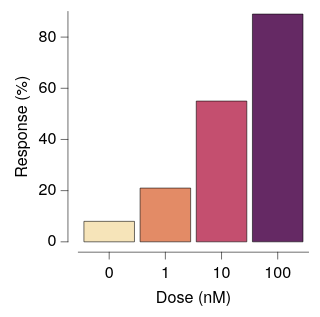

The specification (Vega-Lite) saved for this image:
### Vega-Lite specification from a JSON file in a GitHub repository (floating-point values rounded to 4 significant figures)
{"background": null, "config": {"arc": {"fill": "#DBDBDB", "fillOpacity": 1.0, "innerRadius": 25.0, "padAngle": 0.03, "stroke": "black", "strokeOpacity": 1, "strokeWidth": 0.25}, "area": {"fill": "#DBDBDB", "fillOpacity": 1.0, "stroke": "black", "strokeOpacity": 1, "strokeWidth": 0.25}, "axis": {"domain": true, "domainCap": "round", "domainColor": "black", "domainWidth": 0.25, "grid": false, "gridCap": "round", "gridColor": "#F1F1F1", "gridDash": [0, 0], "gridOpacity": 1.0, "gridWidth": 0.25, "labelColor": "black", "labelFont": "Helvetica Neue", "labelFontSize": 7, "labelFontStyle": "normal", "labelFontWeight": 400, "offset": 4.5, "ticks": true, "tickCap": "round", "tickColor": "black", "tickRound": false, "tickSize": 3, "tickWidth": 0.25, "titleColor": "black", "titleFont": "Helvetica Neue", "titleFontSize": 7, "titleFontStyle": "normal", "titleFontWeight": 400}, "axisX": {"domain": true, "labelAlign": "center", "labelAngle": 0, "labels": true, "ticks": true, "translate": 0}, "axisY": {"domain": true, "labelAlign": "right", "labelAngle": 0, "labels": true, "ticks": true, "translate": 0}, "axisRight": {"domain": true, "labelAlign": "left", "labelAngle": 0, "labels": true, "ticks": true, "translate": 0}, "axisTop": {"domain": true, "labelAlign": "center", "labelAngle": 0, "labels": true, "ticks": true, "translate": 0}, "axisBand": {"tickOffset": 0}, "bar": {"fill": "#DBDBDB", "fillOpacity": 1.0, "stroke": "black", "strokeOpacity": 1, "strokeWidth": 0.25}, "boxplot": {"size": 9.0, "ticks": {"cornerRadius": 0.25, "fill": "black", "size": 4.5, "thickness": 0.25}, "box": {"fillOpacity": 1.0, "stroke": "black", "strokeOpacity": 1, "strokeWidth": 0.25}, "median": {"fill": "black", "fillOpacity": 1.0, "size": 9.0, "thickness": 0.25}, "rule": {"fill": "black", "fillOpacity": 1.0, "size": 10.0, "stroke": "black", "strokeDash": [0, 0], "strokeOpacity": 1, "strokeWidth": 0.25}, "outliers": {"color": "black", "fill": "black", "fillOpacity": 1.0, "size": 0, "stroke": "black", "strokeOpacity": 1, "strokeWidth": 0.25}}, "circle": {"fill": "black", "fillOpacity": 1.0, "size": 0.5, "stroke": null, "strokeOpacity": 1, "strokeWidth": 0.25}, "errorband": {"band": {"fillOpacity": 0.6, "stroke": null, "strokeWidth": 0.25, "strokeOpacity": 1}, "borders": {"opacity": 0, "strokeOpacity": 0.25, "strokeWidth": 1}}, "errorbar": {"opacity": 1, "rule": {"strokeDash": [0, 0], "strokeWidth": 0.25}, "ticks": {"color": "black", "cornerRadius": 0.125, "opacity": 1, "size": 6.0, "thickness": 0.25}, "thickness": 0.25}, "font": "Helvetica Neue", "geoshape": {"fill": "#DBDBDB", "fillOpacity": 1.0, "stroke": "black", "strokeOpacity": 1, "strokeWidth": 0.25}, "header": {"labelColor": "black", "labelFont": "Helvetica Neue", "labelFontSize": 7, "labelFontStyle": "normal", "labelFontWeight": 400, "titleColor": "black", "titleFont": "Helvetica Neue", "titleFontSize": 7, "titleFontStyle": "normal", "titleFontWeight": 400, "titlePadding": 0}, "legend": {"disable": false, "offset": 4.5, "titlePadding": 4, "labelOffset": 2, "gradientLabelOffset": 2, "gradientLength": 50.0, "gradientThickness": 5.0, "gradientOpacity": 1.0, "gradientStrokeColor": "black", "gradientStrokeWidth": 0.25, "labelColor": "black", "labelFont": "Helvetica Neue", "labelFontSize": 7, "labelFontStyle": "normal", "labelFontWeight": 400, "strokeColor": "black", "strokeWidth": 0, "symbolSize": 42, "symbolStrokeColor": "black", "symbolStrokeWidth": 0.25, "titleColor": "black", "titleFont": "Helvetica Neue", "titleFontSize": 7, "titleFontStyle": "normal", "titleFontWeight": 400}, "line": {"color": "black", "stroke": "black", "strokeCap": "round", "strokeDash": [0, 0], "strokeOpacity": 1, "strokeWidth": 0.375}, "point": {"filled": true, "fill": "#DBDBDB", "fillOpacity": 1.0, "size": 5.0, "stroke": "black", "strokeOpacity": 1, "strokeWidth": 0.25}, "range": {"category": ["#C6D9F1", "#F1C9CB", "#FEF0B9", "#CEE37A", "#7AA8E0", "#E589A3", "#FDDD5D", "#68B961", "#4177B1", "#C35082", "#E5C227", "#438156"], "diverging": {"scheme": ["#C35082", "#CE6D94", "#D989A7", "#E2A4BA", "#EABFCE", "#F1DBE2", "#F6F6F6", "#D7E0EB", "#B9CBE0", "#9BB6D5", "#7DA1C9", "#5F8CBD", "#4177B1"]}, "heatmap": {"scheme": ["#130010", "#27022E", "#370453", "#3D1E76", "#3A3B92", "#2E57AA", "#1374BA", "#1A90BE", "#20ABC1", "#27C6C1", "#48DEB3", "#91EE9F"]}, "ordinal": {"scheme": ["#F1F1F1", "#DBDBDB", "#C6C6C6", "#B2B2B2", "#9D9D9D", "#898989", "#767676", "#636363", "#515151", "#404040", "#2F2F2F", "#1F1F1F"]}, "ramp": {"scheme": ["#130010", "#27022E", "#370453", "#3D1E76", "#3A3B92", "#2E57AA", "#1374BA", "#1A90BE", "#20ABC1", "#27C6C1", "#48DEB3", "#91EE9F"]}}, "rule": {"color": "black", "stroke": "black", "strokeCap": "round", "strokeDash": [2, 2], "strokeOpacity": 1, "strokeWidth": 0.25}, "scale": {"bandPaddingInner": 0.1, "bandPaddingOuter": 0.1, "round": false}, "rect": {"fill": "#DBDBDB", "fillOpacity": 1.0, "stroke": "black", "strokeOpacity": 1, "strokeWidth": 0.25}, "square": {"fill": "#DBDBDB", "fillOpacity": 1.0, "size": 10.0, "stroke": "black", "strokeOpacity": 1, "strokeWidth": 0.25}, "text": {"color": "black", "font": "Helvetica Neue", "fontSize": 7, "fontStyle": "normal", "fontWeight": 400}, "title": {"anchor": "middle", "frame": "group", "color": "black", "font": "Helvetica Neue", "fontSize": 7, "fontStyle": "normal", "fontWeight": 400, "subtitleColor": "black", "subtitleFont": "Helvetica Neue", "subtitleFontSize": "Helvetica Neue", "subtitleFontStyle": "normal", "subtitleFontWeight": 400}, "view": {"continuousWidth": 100, "continuousHeight": 100, "discreteWidth": 100, "discreteHeight": 100, "fill": null, "stroke": null, "strokeWidth": 0.25}}, "data": {"name": "data-d11018b35c55ea5cada1641c676bdac5"}, "mark": {"type": "bar"}, "encoding": {"color": {"field": "dose", "legend": null, "scale": {"range": ["#F6E4B9", "#E38B66", "#C44F6F", "#652964"]}, "sort": null, "type": "nominal"}, "x": {"field": "dose", "sort": null, "title": "Dose (nM)", "type": "nominal"}, "y": {"field": "response", "title": "Response (%)", "type": "quantitative"}}, "$schema": "https://vega.github.io/schema/vega-lite/v6.4.1.json", "datasets": {"data-d11018b35c55ea5cada1641c676bdac5": [{"dose": "0", "response": 8.0}, {"dose": "1", "response": 21.0}, {"dose": "10", "response": 55.0}, {"dose": "100", "response": 89.0}]}}
